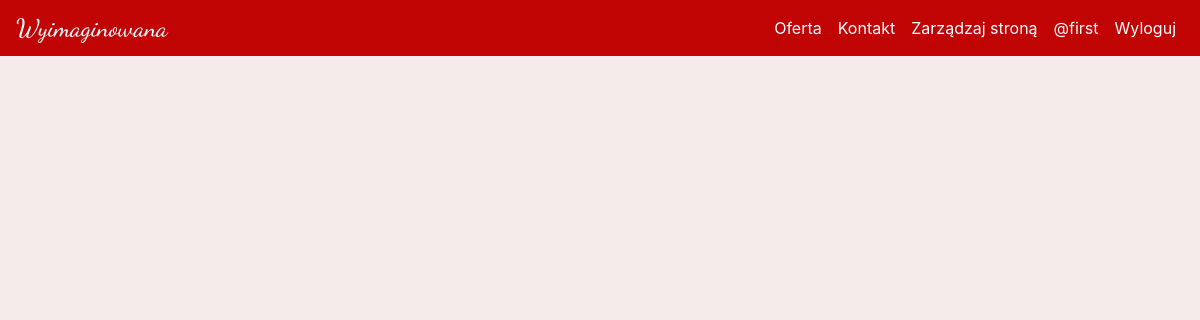
The app's page /zarządzaj/produkty (signed in), older data.
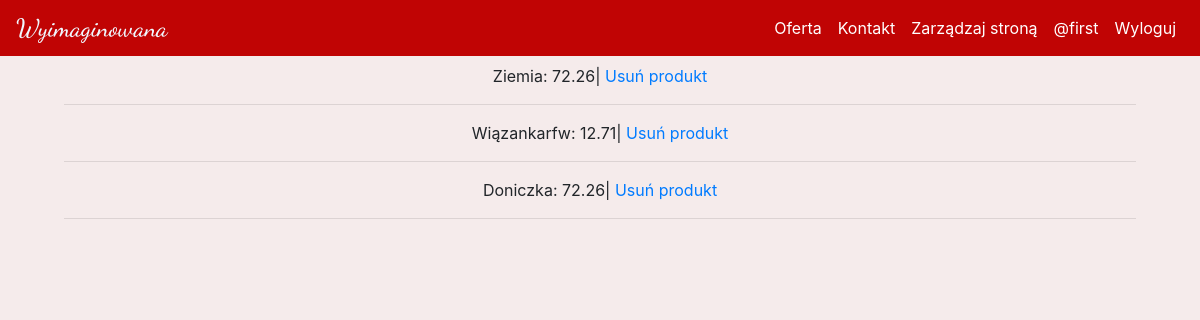
The same page, newer data.
### kwiaciarnia/models.py (models this page shows)
class Products(db.Model):
    id = db.Column(db.Integer(), primary_key=True)
    category = db.Column(db.Integer(), db.ForeignKey('product_category.id'))
    name = db.Column(db.String(), unique=True)
    description = db.Column(db.String())
    price = db.Column(db.Integer())

### kwiaciarnia/routes.py (the view)
@app.route("/zarządzaj/produkty")
@login_required
def manage_products():
    products = Products.query.order_by(Products.id.desc())
    return render_template('manage/manage_products.html', products=products)

### kwiaciarnia/models.py (called while the page is built)
@login_manager.user_loader
def load_user(user_id):
    return User.query.get(int(user_id))

### kwiaciarnia/templates/manage/manage_products.html (shortened to what this page needs)
{% extends 'base.html' %}
{% block content %}
<div>
    {% for product in products %}
        <a>{{product.name}}:</a><span> {{product.price}}|</a><a href="{{url_for('delete_product', id=product.id)}}"> Usuń produkt</a>
        <hr>
    {% endfor %}
</div>
{% endblock %}

Row changes from the older to the newer data that the page shows:
added Products: name "Ziemia", price "72.26"
added Products: name "Wiązankarfw", price "12.71"
added Products: name "Doniczka", price "72.26"
